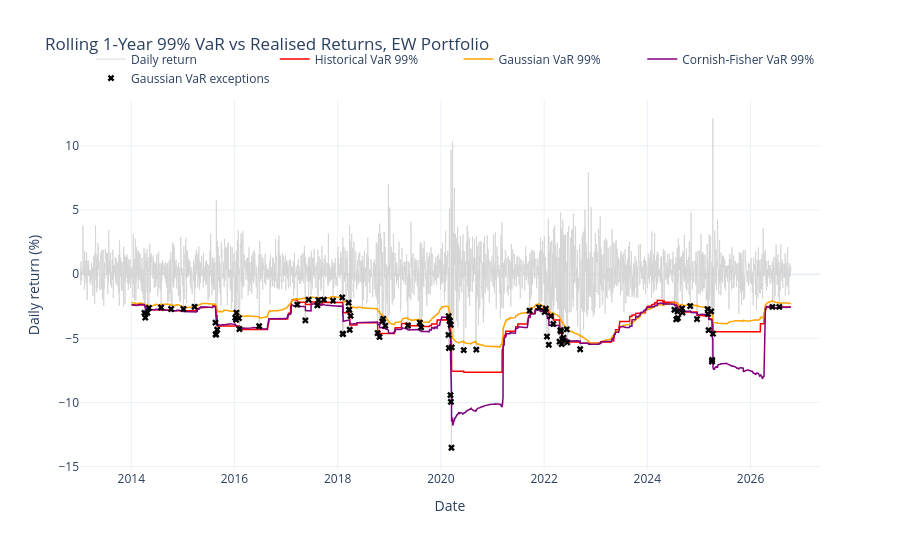

Source (notebook cell):
### Code cell
# =============================================================================
# 12. Figure 10, rolling VaR vs realised returns
# =============================================================================

port_pct = portfolio_returns * 100
rv_pct = rolling_vars * 100

gauss_exceptions = port_pct[port_pct < -rv_pct["gaussian"]]

fig10 = go.Figure()

fig10.add_trace(go.Scatter(
    x=port_pct.index, y=port_pct, name="Daily return",
    mode="lines", line=dict(width=0.8, color="lightgrey")
))

line_styles = {
    "historic": ("Historical VaR 99%", "red"),
    "gaussian": ("Gaussian VaR 99%", "orange"),
    "cornish-fisher": ("Cornish-Fisher VaR 99%", "purple"),
}

for m, (label, color) in line_styles.items():
    fig10.add_trace(go.Scatter(
        x=rv_pct.index, y=-rv_pct[m], name=label,
        mode="lines", line=dict(width=1.5, color=color)
    ))

fig10.add_trace(go.Scatter(
    x=gauss_exceptions.index, y=gauss_exceptions, name="Gaussian VaR exceptions",
    mode="markers", marker=dict(size=6, color="black", symbol="x")
))

fig10.update_layout(
    title="Rolling 1-Year 99% VaR vs Realised Returns, EW Portfolio",
    xaxis_title="Date",
    yaxis_title="Daily return (%)",
    template="plotly_white",
    height=550,
    legend=dict(orientation="h", yanchor="bottom", y=1.02, xanchor="right", x=1)
)

fig10.show()
fig10.write_html("../figures/10_var_backtest.html", include_plotlyjs="cdn")
print("Figure saved : 10_var_backtest")
